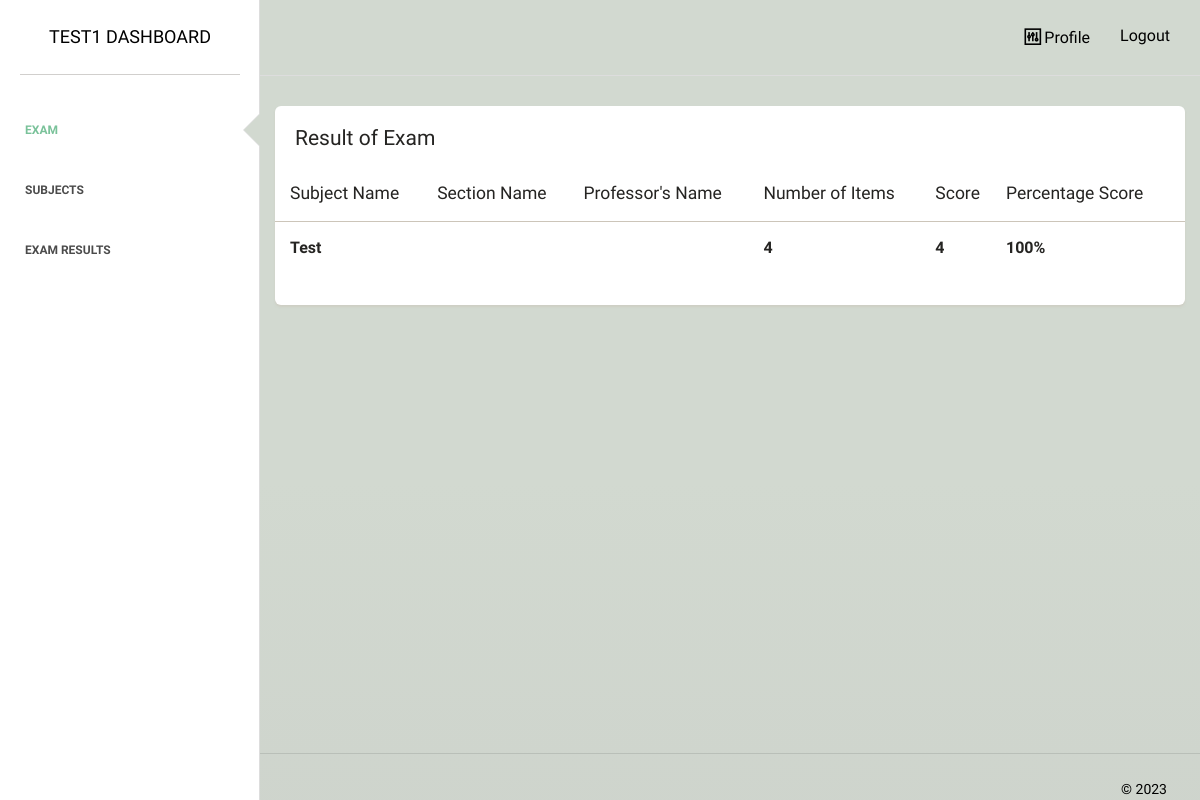
The page /student/examination/view_exam_results.php (signed in) on the database as committed earlier.
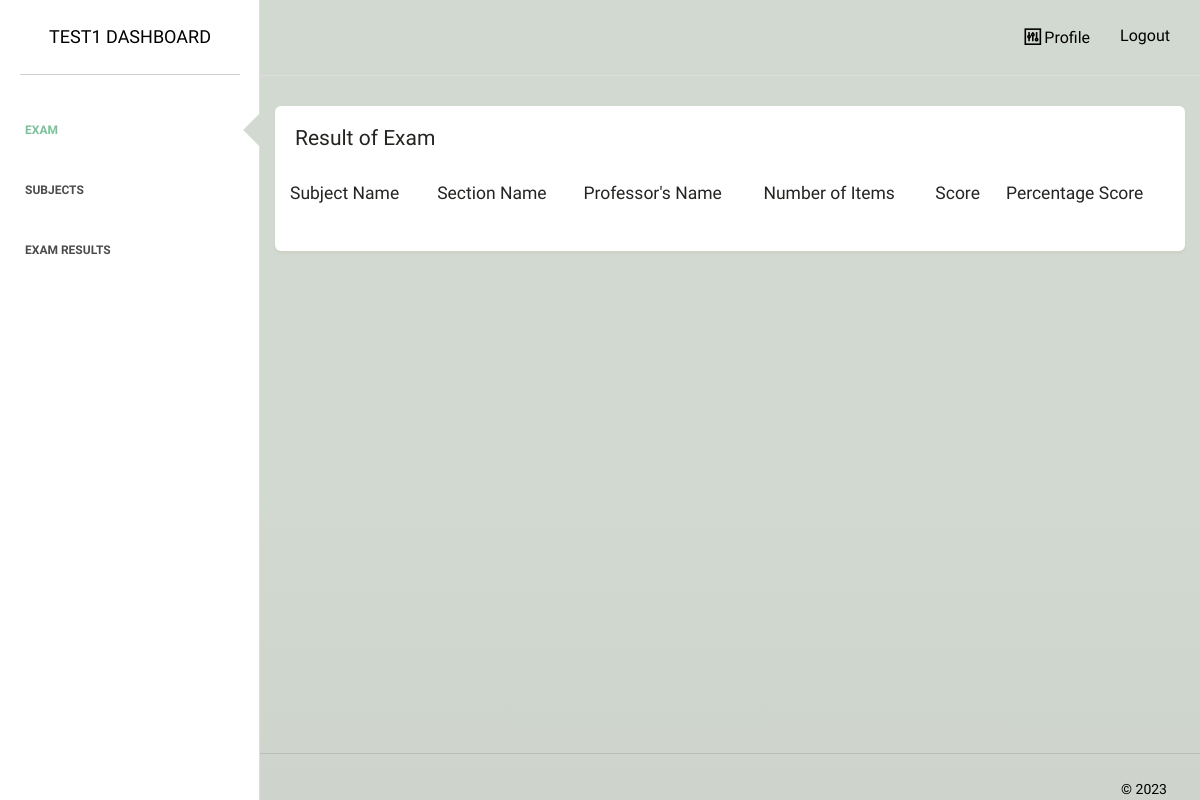
The same page on the database as committed later.
### tables this page shows
CREATE TABLE `exam_take` (
  `examtake_id` int(11) NOT NULL,
  `exam_id` int(255) NOT NULL,
  `student_name` varchar(32) NOT NULL,
  `student_id` varchar(255) NOT NULL,
  `subject` varchar(32) NOT NULL,
  `subject_id` varchar(255) NOT NULL,
  `section_name` varchar(255) NOT NULL,
  `section_id` varchar(255) NOT NULL,
  `grading_per` varchar(32) NOT NULL,
  `score` int(32) DEFAULT NULL,
  `out_of` int(255) NOT NULL,
  `yearl` varchar(32) DEFAULT NULL
);

### student/examination/view_exam_results.php (the view, shortened to what this page needs)
<?php
require_once "../../dbconnect.php";
$statement = $pdo->prepare('SELECT s.*, (select e.prof_name from examcreated e where e.exam_id = s.exam_id) as prof_name FROM exam_take s where student_id = :student_id');
$statement->bindValue(':student_id', $_SESSION["student_id"]);
$statement->execute();
$procdata = $statement->fetchAll(PDO::FETCH_ASSOC);
?>
<!doctype html>
<html lang="en">
<head>
    <link href="../../assets/css/main.css" rel="stylesheet" />
    <link href="../../assets/css/animate.css" rel="stylesheet"/>
    <link href="../../assets/css/paper-dashboard.css" rel="stylesheet"/>
    <link href="../../assets/css/demo.css" rel="stylesheet" />
    <link href="http://maxcdn.bootstrapcdn.com/font-awesome/latest/css/font-awesome.min.css" rel="stylesheet">
    <link href="../../assets/css/themify-icons.css" rel="stylesheet">
</head>
<body>
<div class="wrapper">
    <div class="sidebar" data-background-color="white" data-active-color="success">
    	<div class="sidebar-wrapper">
            <div class="logo">
                <a href="" class="simple-text">
                    <?php echo ucfirst($_SESSION["first_name"]); ?> Dashboard
                </a>
            </div>
            <ul class="nav">
                <li class="active">
                    <a href="../">
                        <p>Exam</p>
                    </a>
                </li>
                <li>
                    <a href="../subjects/">
                        <p>Subjects</p>
                    </a>
                </li>
                <li>
                    <a href="">
                        <p>Exam Results</p>
                    </a>
                </li>
            </ul>
    	</div>
    </div>
    <div class="main-panel">
        <nav class="navbar navbar-default">
            <div class="container-fluid">
                <div class="collapse navbar-collapse">
                    <ul class="nav navbar-nav navbar-right">
                        <li>
                            <a href="profile.php">
                                <i class="ti-panel"></i>
								<p>Profile</p>
                            </a>
                        </li>
						<li>
                            <a href="../../logout.php">
								<p>Logout</p>
                            </a>
                        </li>
                    </ul>
                </div>
            </div>
        </nav>
        <div class="content">
            <div class="container-fluid">
                <div class="row">
                    <div class="">
                        <div class="card ">
                            <div class="header">
                                <h4 class="title">Result of Exam</h4>
                            </div>
                            <div class="content table-responsive table-full-width">
                                <table class="table table-striped">
                                    <thead>
                                    	<th>Subject Name</th>
                                    	<th>Section Name</th>
                                    	<th>Professor's Name</th>
                                    	<th>Number of Items</th>
                                    	<th>Score</th>
                                    	<th>Percentage Score</th>
                                    </thead>
                                    <tbody>
                                        <?php foreach ($procdata as $i => $item): ?>
                                        <tr>
                                        	<td style="font-size:medium;"><b><?php echo $item['subject']; ?></b></td>
                                        	<td style="font-size:medium;"><b><?php echo $item['section_name']; ?></b></td>
                                        	<td style="font-size:medium;"><b><?php echo ucfirst($item['prof_name']); ?></b></td>
                                        	<td style="font-size:medium;"><b><?php echo $item['out_of']; ?></b></td>
                                        	<td style="font-size:medium;"><b><?php echo $item['score']; ?></b></td>
                                        	<td style="font-size:medium;"><b><?php echo $item['score']/$item['out_of']*100; ?>%</b></td>
                                        </tr>
                                        <?php endforeach;?>
                                    </tbody>
                                </table>
                            </div>
                        </div>
                    </div>
                </div>
            </div>
        </div>
        <footer class="footer">
            <div class="container-fluid">
                <div class="copyright pull-right">
                    &copy; <script>document.write(new Date().getFullYear())</script>
                </div>
            </div>
        </footer>
    </div>
</div>
</body>
</html>

Rows that differ between the two databases and show on the page:
removed exam_take: subject "Test", out_of "4", score "4", $item['score']/$item['out_of']*100 "100"
